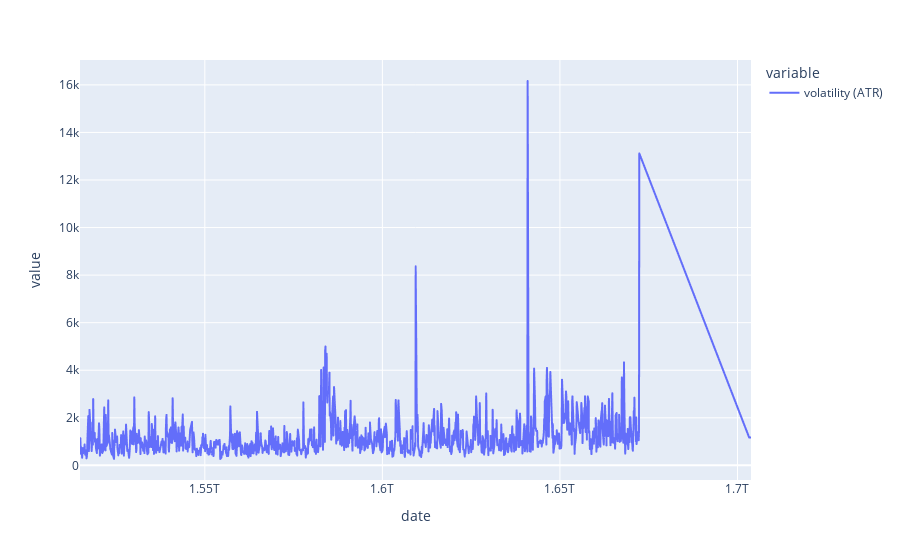

Notebook code for this chart:
### Code cell
nooutliers.plot(x='date', y=['volatility (ATR)'], kind='line')

### Figure 1 — Plotly figure (JSON) as saved in the notebook; plotly's stock layout.template omitted (floating-point values rounded to 4 significant figures; data arrays with more than 128 entries replaced by an {"elided": "..."} marker saying what was removed)
{"data": [{"hovertemplate": "variable=volatility (ATR)<br>date=%{x}<br>value=%{y}<extra></extra>", "legendgroup": "volatility (ATR)", "line": {"color": "#636efa", "dash": "solid"}, "marker": {"symbol": "circle"}, "mode": "lines", "name": "volatility (ATR)", "showlegend": true, "type": "scattergl", "x": {"elided": "1215 int values"}, "xaxis": "x", "y": {"elided": "1215 float values"}, "yaxis": "y"}], "layout": {"legend": {"title": {"text": "variable"}, "tracegroupgap": 0}, "margin": {"t": 60}, "xaxis": {"anchor": "y", "domain": [0, 1], "title": {"text": "date"}}, "yaxis": {"anchor": "x", "domain": [0, 1], "title": {"text": "value"}}}}
